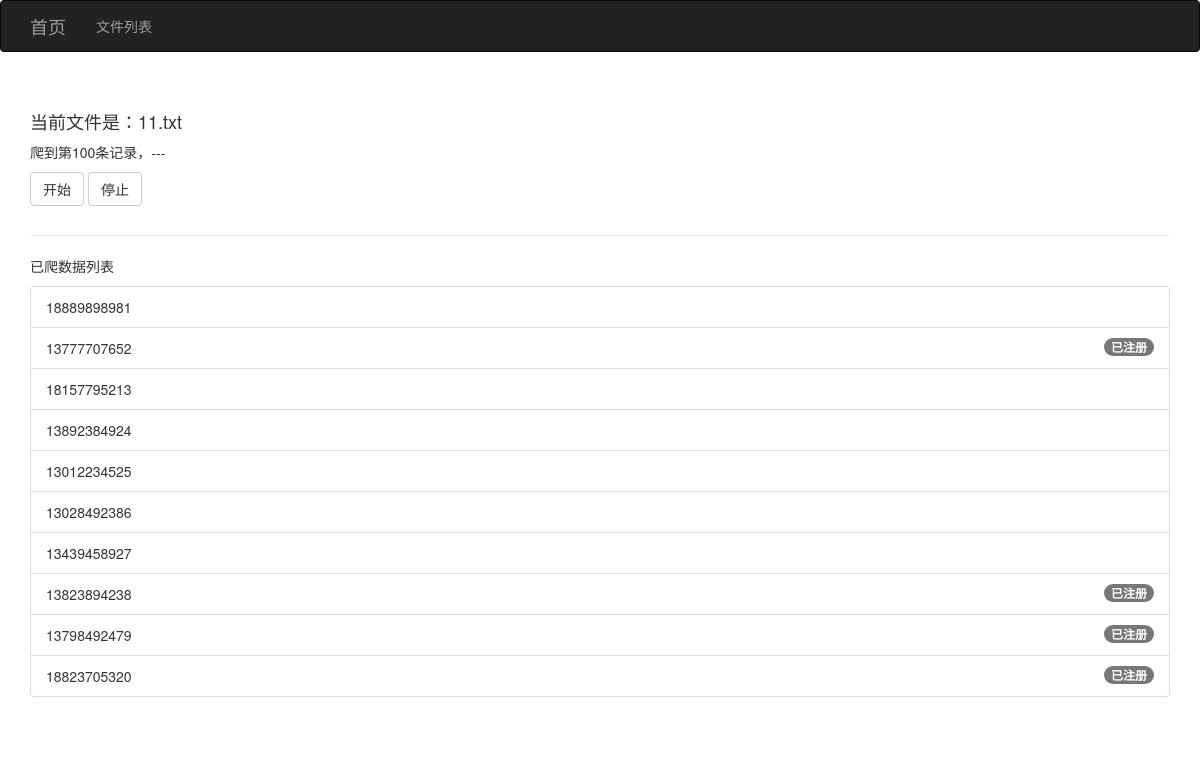
The app's page /filedetail/11.txt with its own data.
### app.py (models this page shows, shortened)
class PhoneList(db.Model):
    __tablename__ = 'phonelist'
    id = db.Column(db.Integer,primary_key=True)
    filename = db.Column(db.String(64),index=True)
    phonenumber = db.Column(db.String(64))
    status = db.Column(db.Integer)
    opt_time = db.Column(db.String(64))

### app.py (the view)
@app.route('/filedetail/<filename>',methods=["POST","GET"])
def filedetail(filename):
    page = request.args.get('p')
    if page == None:
        page = '1'
    page = int(page)
    data = PhoneList.query.filter_by(filename=filename).paginate(page, per_page=10, error_out = False)
    return render_template('filedetail.html',filename=filename,data=data.items)

### templates/filedetail.html (shortened to what this page needs)
{% extends "bootstrap/base.html" %} {% import "bootstrap/wtf.html" as wtf%} {% block title %} Flasky{% endblock%} {% block
    navbar %}
    <div class="navbar navbar-inverse" role="navigation">
        <div class="container">
            <div class="navbar-header">
                <a class="navbar-brand" href="/">首页</a>
            </div>
            <div class="navbar-collapse collapse">
                <ul class="nav navbar-nav">
                    <li>
                        <a href="/filelist">文件列表</a>
                    </li>
                </ul>
            </div>
        </div>
    </div>
    {% endblock%}
    {% block content %}
    <div class="container">
        <div class="page-header">
                <h4><div class="txt">当前文件是：<span class="">{{filename}}</span></div></h4>
                <dl >
                  <dd><p><div class="txt">爬到第<span id="count">100</span>条记录，---</div></p></dd>
                  <dd><p><button id="kick_off" type="button" class="btn btn-default">开始</button>
                     <button id="stop" type="button" class="btn btn-default">停止</button></p></dd>
                </dl>
        </div>
      <p>已爬数据列表</p>
       <ul class="list-group">
           {% for item in data %}
           <li class="list-group-item">{% if item.status == 2%} <span class="badge">已注册</span> {%endif%}{{item.phonenumber}}</li>
           {%endfor%}
    </ul>
    </div>
    {%endblock%}

### records on screen
PhoneList: phonenumber "18889898981"
PhoneList: status "已注册", phonenumber "13777707652"
PhoneList: phonenumber "18157795213"
PhoneList: phonenumber "13892384924"
PhoneList: phonenumber "13012234525"
PhoneList: phonenumber "13028492386"
PhoneList: phonenumber "13439458927"
PhoneList: status "已注册", phonenumber "13823894238"
PhoneList: status "已注册", phonenumber "13798492479"
PhoneList: status "已注册", phonenumber "18823705320"

### other values on screen
{{ filename }} "11.txt"
